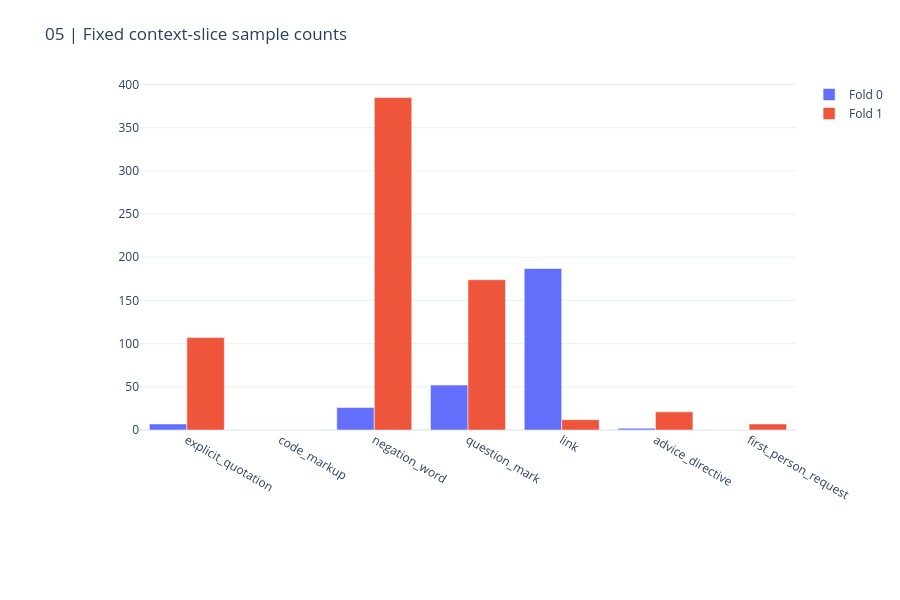
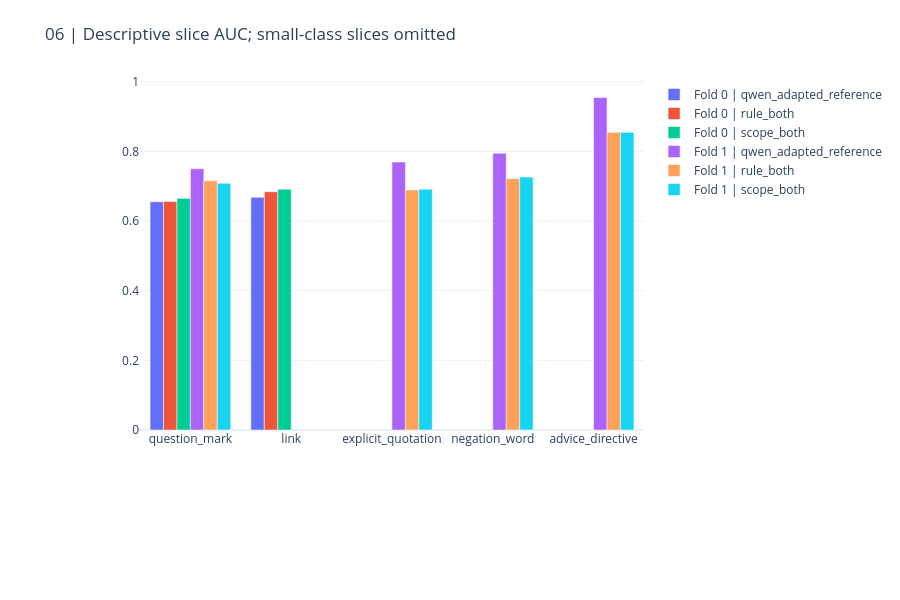

The cell these charts' notebook holds for them, in order:
### Markdown cell above
## 5. Which fixed contexts lack reliable ranking?

Text flags are created without targets; labels are used only afterwards for descriptive scoring. Slices overlap and are approximate. Missing bars mean insufficient support, not AUC=0. Inspect present and absent subsets; never invent conversation context.

### Code cell
display(pd.DataFrame(r["slices"]))
CHARTS[4].show(renderer="plotly_mimetype")
CHARTS[5].show(renderer="plotly_mimetype")

### Figure 1 — Plotly figure (JSON) as saved in the notebook; plotly's stock layout.template omitted (floating-point values rounded to 4 significant figures)
{"data": [{"name": "Fold 0", "type": "bar", "x": ["explicit_quotation", "code_markup", "negation_word", "question_mark", "link", "advice_directive", "first_person_request"], "y": [7, 0, 26, 52, 187, 2, 0]}, {"name": "Fold 1", "type": "bar", "x": ["explicit_quotation", "code_markup", "negation_word", "question_mark", "link", "advice_directive", "first_person_request"], "y": [107, 0, 385, 174, 12, 21, 7]}], "layout": {"barmode": "group", "font": {"size": 12}, "height": 600, "margin": {"b": 170, "l": 140, "r": 30, "t": 80}, "title": {"text": "05 | Fixed context-slice sample counts"}, "xaxis": {"automargin": true}, "yaxis": {"automargin": true}}}

### Figure 2 — Plotly figure (JSON) as saved in the notebook; plotly's stock layout.template omitted (floating-point values rounded to 4 significant figures)
{"data": [{"name": "Fold 0 | qwen_adapted_reference", "type": "bar", "x": ["question_mark", "link"], "y": [0.6551, 0.6683]}, {"name": "Fold 0 | rule_both", "type": "bar", "x": ["question_mark", "link"], "y": [0.6559, 0.6839]}, {"name": "Fold 0 | scope_both", "type": "bar", "x": ["question_mark", "link"], "y": [0.6651, 0.6913]}, {"name": "Fold 1 | qwen_adapted_reference", "type": "bar", "x": ["explicit_quotation", "negation_word", "question_mark", "advice_directive"], "y": [0.7691, 0.7943, 0.7499, 0.9545]}, {"name": "Fold 1 | rule_both", "type": "bar", "x": ["explicit_quotation", "negation_word", "question_mark", "advice_directive"], "y": [0.6888, 0.7216, 0.7156, 0.8545]}, {"name": "Fold 1 | scope_both", "type": "bar", "x": ["explicit_quotation", "negation_word", "question_mark", "advice_directive"], "y": [0.6913, 0.7262, 0.7084, 0.8545]}], "layout": {"barmode": "group", "font": {"size": 12}, "height": 600, "margin": {"b": 170, "l": 140, "r": 30, "t": 80}, "title": {"text": "06 | Descriptive slice AUC; small-class slices omitted"}, "xaxis": {"automargin": true}, "yaxis": {"automargin": true}}}
